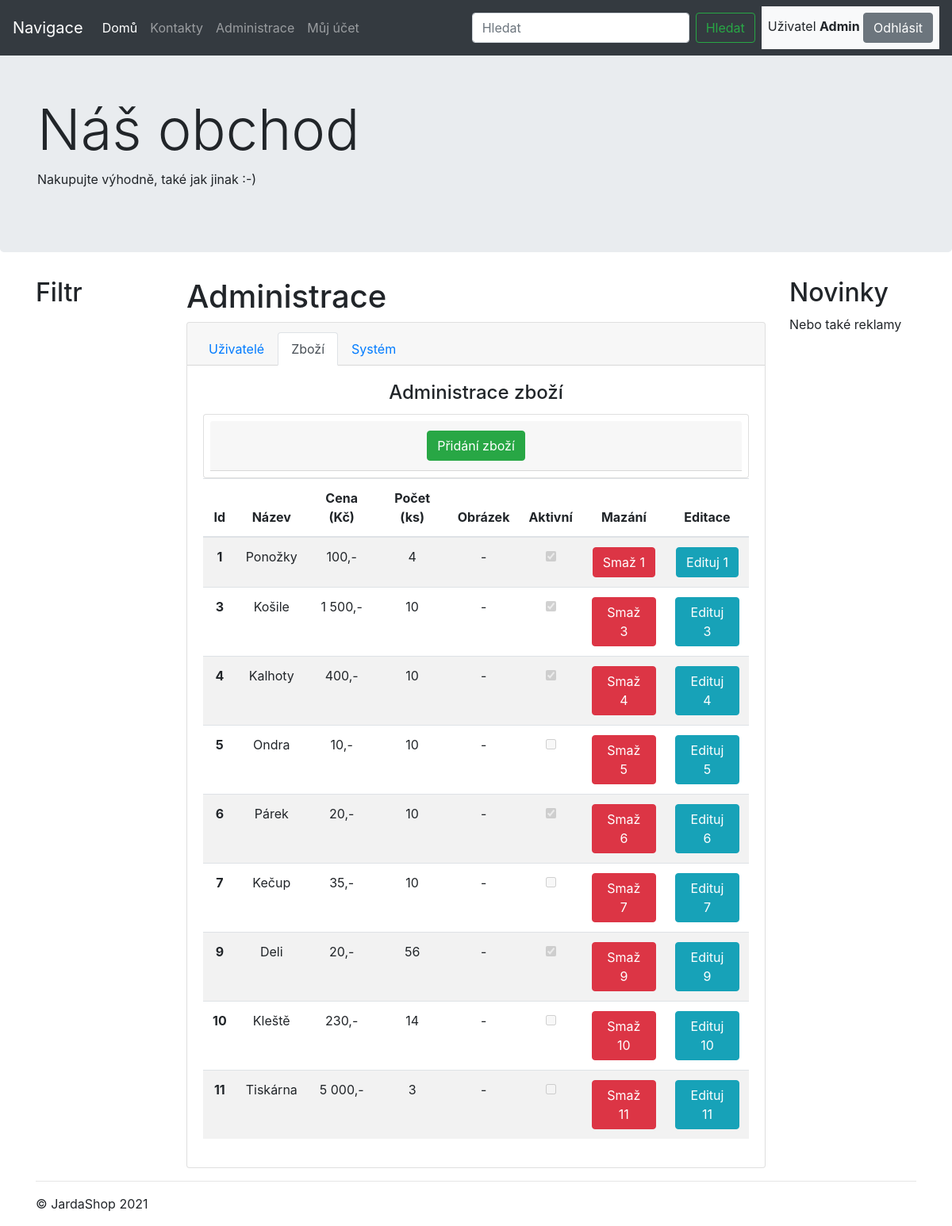
Screenshot of /index.php?stranka=administrace&admin=zbozi (signed in) with the database file from the repository.
### tables this page shows
CREATE TABLE `zbozi` (
  `id` int(11) NOT NULL,
  `nazev` varchar(30) NOT NULL,
  `cena` int(11) NOT NULL,
  `ks` int(11) NOT NULL DEFAULT 10,
  `obrazek` varchar(50) NOT NULL,
  `aktivni` tinyint(1) NOT NULL DEFAULT 1
);

### Db.php (called while the page is built, shortened)
<?php
class Db
{
	private static $connection;
	private static $options = array(
		PDO::ATTR_ERRMODE => PDO::ERRMODE_WARNING,
		PDO::MYSQL_ATTR_INIT_COMMAND => "SET NAMES utf8",
		PDO::ATTR_EMULATE_PREPARES => false,
	);
	public static function connect($host, $database, $user, $password)
	{
		if (!isset(self::$connection)) {
			$dsn = "mysql:host=$host;dbname=$database";
			self::$connection = new PDO($dsn, $user, $password, self::$options);
		}
	}
	private static function executeStatement($params)
	{
		$query = array_shift($params);
		$statement = self::$connection->prepare($query);
		$statement->execute($params);
		return $statement;
	}
	public static function queryAll($query) {
		$statement = self::executeStatement(func_get_args());
		return $statement->fetchAll(PDO::FETCH_ASSOC);
	}
}

### funkce.php (the view, shortened to what this page needs)
<?php
function ZobrazZbozi($zobrazeni){
?>
<div class=" table-responsive">
<table class="table table-striped">
  <thead>
    <tr>
      <th scope="col">Id</th>
      <th scope="col">Název</th>
      <th scope="col">Cena (Kč)</th>
      <th scope="col">Počet (ks)</th>
      <th scope="col">Obrázek</th>
      <?php
      if($zobrazeni==1){
      ?>
        <th scope="col">Aktivní</th>
        <th scope="col">Mazání</th>
        <th scope="col">Editace</th>
      <?php
        }
         ?>
    </tr>
  </thead>
  <tbody>
<?php
    switch($zobrazeni){
        case 1:
            $zbozi=Db::queryAll("select * from zbozi");
            break;
    }
    foreach($zbozi as $z){
      $id=$z['id'];
      echo "<tr>";
      echo "<th scope='row'>$id</th>";
      echo "<td>".ucfirst($z['nazev'])."</td>";
      echo "<td>".number_format($z['cena'],0,","," ").",-</td>";
      echo "<td>".$z['ks']."</td>";
      echo "<td>-</td>";
      if($zobrazeni==1){
        $checked = ($z['aktivni']==1 ? " checked" : "");
        echo "<td><input type='checkbox' disabled $checked></td>";
        echo "<td><a class='btn btn-danger' href='?stranka=administrace&admin=zbozi&idSmaz=$id'>Smaž $id</a></td>";
        echo "<td><a class='btn btn-info' href='?stranka=administrace&admin=zbozi&idEdit=$id'>Edituj $id</a></td>";
      }
      echo "</tr>";
    }
?>
  </tbody>
</table>
</div>
<?php
}
?>

### jumbotron.css (style rules this page uses)
body { padding-top: 3.5rem; }

### rows the page displays
zbozi: id "1", nazev "Ponožky", cena "100", ks "4"
zbozi: id "3", nazev "Košile", cena "1 500", ks "10"
zbozi: id "4", nazev "Kalhoty", cena "400", ks "10"
zbozi: id "5", nazev "Ondra", cena "10", ks "10"
zbozi: id "6", nazev "Párek", cena "20", ks "10"
zbozi: id "7", nazev "Kečup", cena "35", ks "10"
zbozi: id "9", nazev "Deli", cena "20", ks "56"
zbozi: id "10", nazev "Kleště", cena "230", ks "14"
zbozi: id "11", nazev "Tiskárna", cena "5 000", ks "3"

### other values shown
$_SESSION['uzivatel_jmeno'] "Admin"
